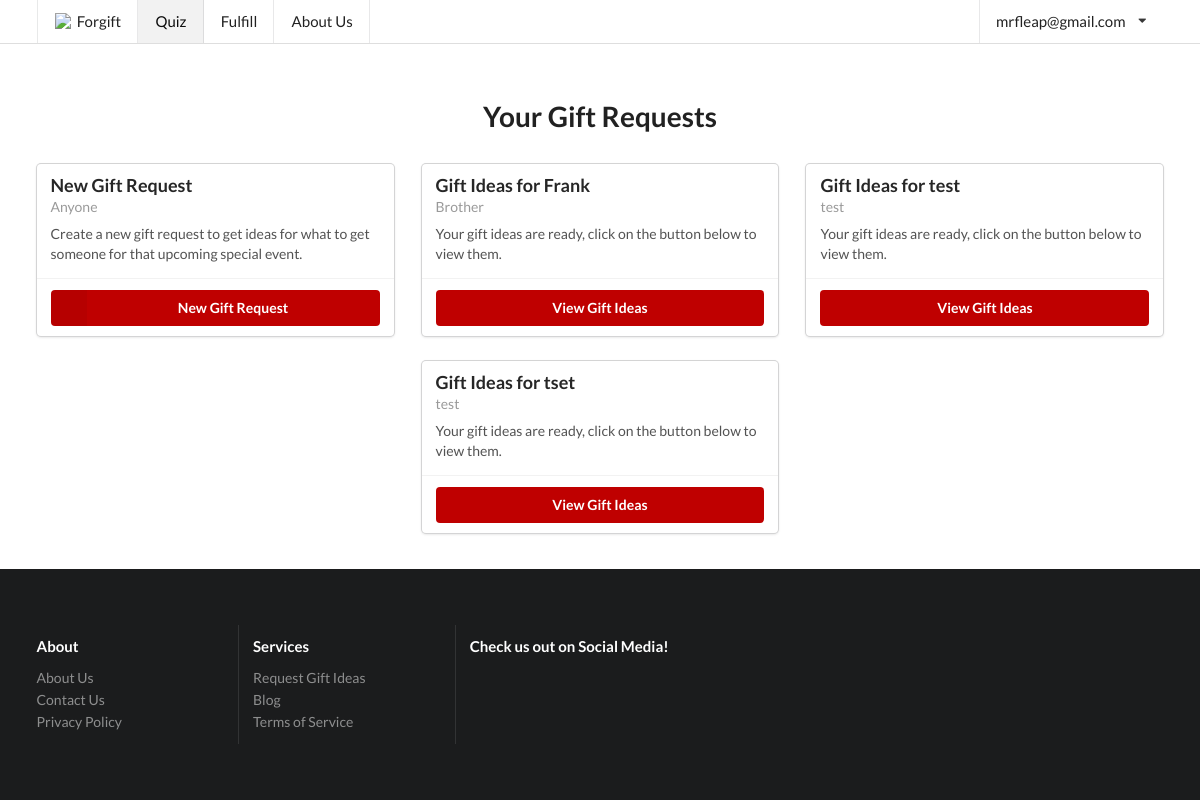
Page /request/ (signed in) on the earlier database version.
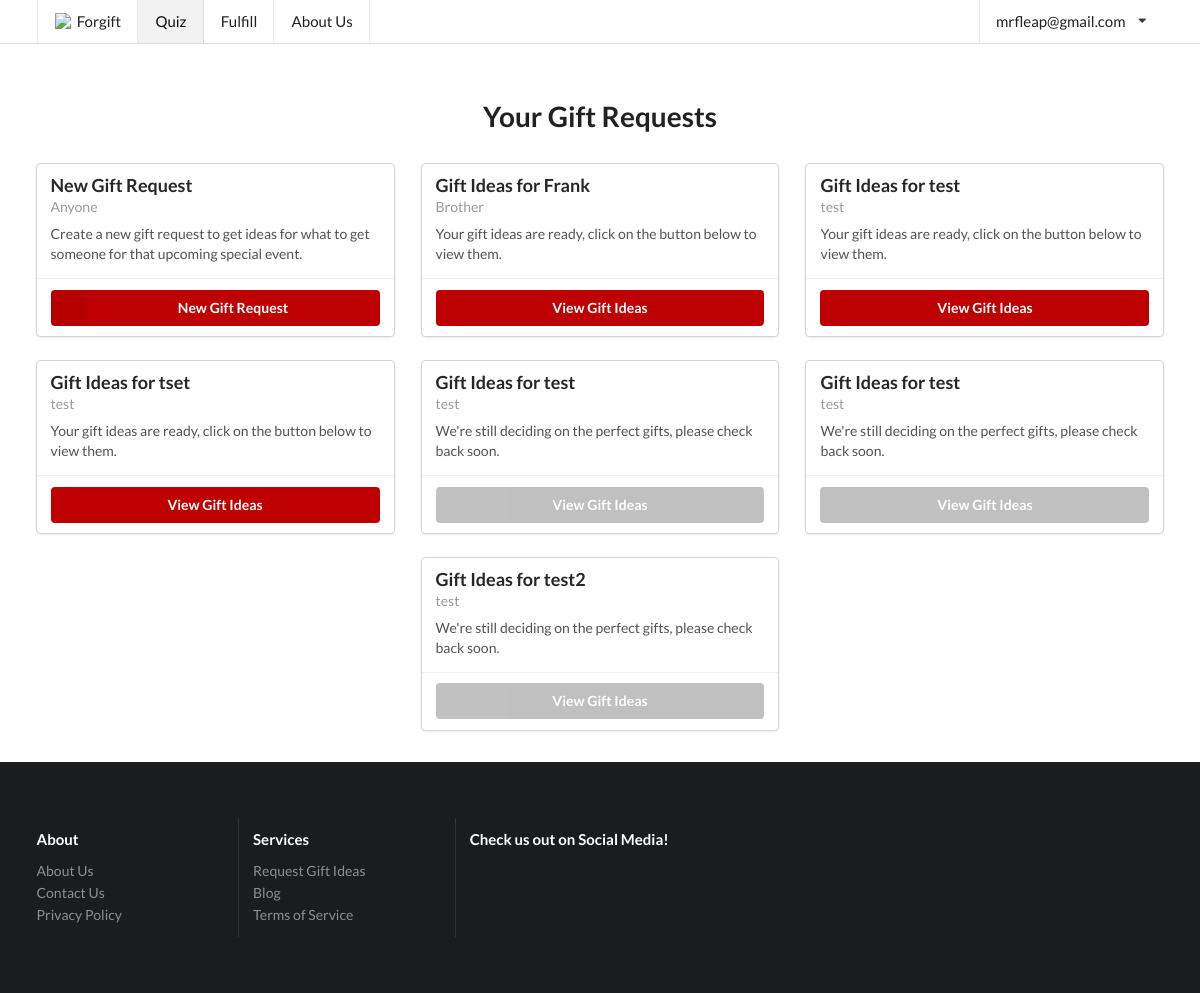
Same page on the later database version.
### forgyftapp/models.py (models this page shows, shortened)
class OnCreate:
	def onCreate(self):
		pass

class GifteeProfile(models.Model, OnCreate):
	name = models.TextField(max_length=150)
	gender = models.CharField(max_length=80, choices=gender.GENDER_CHOICES)
	age = models.IntegerField()
	relationship = models.TextField(max_length=6000)
	price_upper = models.IntegerField()
	interests = models.TextField(max_length=6000)
	existing_related_items = models.TextField(max_length=6000)
	extra_info = models.TextField(max_length=6000, blank=True, null=True)
	occasion = models.TextField(max_length=6000)
	published = models.BooleanField(default=False)
	emailed_about_publish = models.BooleanField(default=False)
	user = models.ForeignKey(User, on_delete=models.CASCADE)
	feedback = models.OneToOneField(GiftFeedback, on_delete=models.SET_NULL, null=True)
	created = models.DateTimeField(editable=False, null=True, blank=True)
	@property
	def status(self):
		if self.published:
			return "Your gift ideas are ready, click on the button below to view them."
		else:
			return "We're still deciding on the perfect gifts, please check back soon."

### forgyftapp/views/basic_views.py (the view)
# urls.py: url(r'^request/?$', basic_views.request, name='request'),
@login_required
def request(request, profile=None):
	if profile:
		giftee_profile = get_object_or_404(GifteeProfile, pk=profile)
		if not giftee_profile.published or not giftee_profile.user == request.user:
			return redirect("forgyftapp:request")
		if request.method == "POST":
			feedback_form = GiftFeedbackForm(request.POST, instance=giftee_profile.feedback)
			if feedback_form.is_valid():
				feedback = feedback_form.save(giftee_profile=giftee_profile)
				giftee_profile.feedback = feedback
				giftee_profile.save()
				return redirect("forgyftapp:request", profile=profile)
		else:
			feedback_form = GiftFeedbackForm(instance=giftee_profile.feedback)
		hasFeedback = giftee_profile.feedback is not None
		return render(request, "request.html", {"giftee_profile": giftee_profile,
		                                        "ideas": GiftIdea.objects.filter(giftee_profile=giftee_profile),
		                                        "page": "request", "feedback_form": feedback_form,
		                                        "hasFeedback": hasFeedback})
	else:
		giftee_profiles = GifteeProfile.objects.filter(user=request.user)
		return render(request, "request.html", {"giftee_profiles": giftee_profiles, "page": "request"})

### forgyftapp/templates/request.html (shortened to what this page needs)
{% extends "base/base.html" %}
{% block content %}
	<div class="ui main container">
		{% if not giftee_profile %}
			<h1 style="text-align: center; padding-bottom: 16px">Your Gift Requests</h1>
			<div style="margin-left:auto;margin-right:auto;">
				<div class="ui centered stackable three cards">
					<div class="ui fluid card">
						<div class="content">
							<div class="header">
								New Gift Request
							</div>
							<div class="meta"> Anyone
							</div>
							<div class="description">
								Create a new gift request to get ideas for what to get someone for that
								upcoming special event.
							</div>
						</div>
						<div class="extra content">
							<a class="ui labeled icon fluid primary button" href="{% url "forgyftapp:gift_form" %}">
								<i class="ui icon add"></i>
								New Gift Request
							</a>
						</div>
					</div>
					{% for giftee_profile in giftee_profiles %}
						<div class="ui fluid card" style="width: calc(33.33333333% - 2em);">
							<div class="content">
								<div class="header">
									Gift Ideas for {{ giftee_profile.name }}
								</div>
								<div class="meta">
									{{ giftee_profile.relationship }}
								</div>
								<div class="description">
									{{ giftee_profile.status }}
								</div>
							</div>
							<div class="extra content">
								<a class="ui {% if not giftee_profile.published %}disabled grey {% else %}primary {% endif %}fluid  button"
								   href="{% url "forgyftapp:request" profile=giftee_profile.pk %}">View Gift
									Ideas</a>
							</div>
						</div>
					{% endfor %}
				</div>
			</div>
		{% endif %}
	</div>
{% endblock %}
{% block extra_dependencies %}
<link rel="stylesheet" type="text/css" href="{% load static %}{% static "stylesheets/responsive-semantic.min.css" %}">
{% endblock %}

Differences in the rows shown:
added GifteeProfile: name "test", relationship "test", status "We're still deciding on the perfect gifts, please check back soon."
added GifteeProfile: name "test", relationship "test", status "We're still deciding on the perfect gifts, please check back soon."
added GifteeProfile: name "test2", relationship "test", status "We're still deciding on the perfect gifts, please check back soon."
